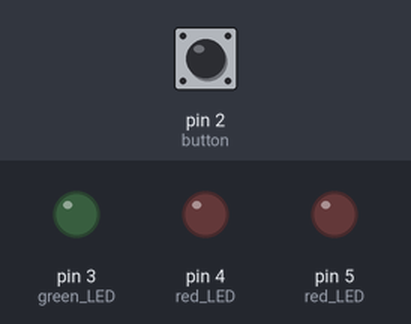
This sketch was run on a simulated Arduino Uno, built with avr-gcc and run on an emulated ATmega328P. Shown: output pins drawn as LEDs (lit = HIGH). The inputs (shaded band) are chosen by the test bench; at power-on: pin 2 (button) HIGH.

Above: at 2.65 s.
2.7 s: pin 2 (button) pulled LOW for 3.2 s
At 3.8 s:
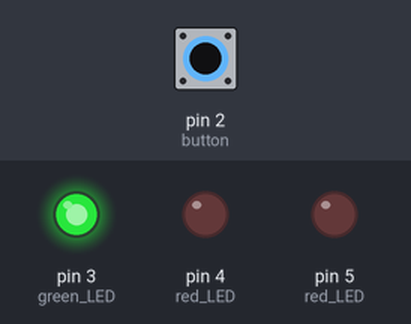
Timing chart, 0 to 13.5 s (numbered marks = the images above; inputs shaded):
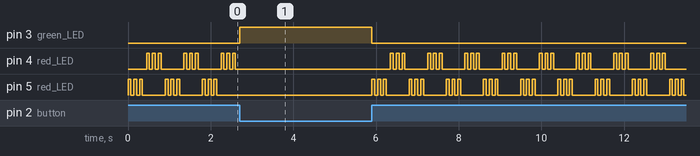

The sketch:

3LEDButton.ino
```cpp
#include <Arduino.h>

int switchState = 0; //define empty variable for the power state of the button

void setup()
{
  // Initialize pins
  pinMode(3, OUTPUT); //green LED
  pinMode(4, OUTPUT); //red LED
  pinMode(5, OUTPUT); //red LED
  pinMode(2, INPUT); //button

}

void loop()
{

  switchState = digitalRead(2); //Read the power from the button pin

  if (switchState == LOW) //if the button is not pressed, only fire the green LED
  {
    digitalWrite(3, HIGH);
    digitalWrite(4, LOW);
    digitalWrite(5, LOW);
  }
  else
  {
    digitalWrite(3, LOW); //turn off green LED if the button is pressed

    digitalWrite(4, LOW); //turn off the red LED on pin 4
    digitalWrite(5, HIGH); //rapid-blink the red LED on pin 5
    delay(70);
    digitalWrite(5, LOW);
    delay(70);
    digitalWrite(5, HIGH);
    delay(70);
    digitalWrite(5, LOW);
    delay(70);
    digitalWrite(5, HIGH);
    delay(70);
    digitalWrite(5, LOW);

    delay(100); //pause between red LED alternation

    digitalWrite(5, LOW); //turn off the red LED on pin 5
    digitalWrite(4, HIGH); //rapid-blink the red LED on pin 4
    delay(70);
    digitalWrite(4, LOW);
    delay(70);
    digitalWrite(4, HIGH);
    delay(70);
    digitalWrite(4, LOW);
    delay(70);
    digitalWrite(4, HIGH);
    delay(70);
    digitalWrite(4, LOW);

    delay(100);
  }
}
```

Measured:
- after the input at 2.7 s, pin 3 (green_LED): LOW → HIGH at once, → LOW 3.2 s later
